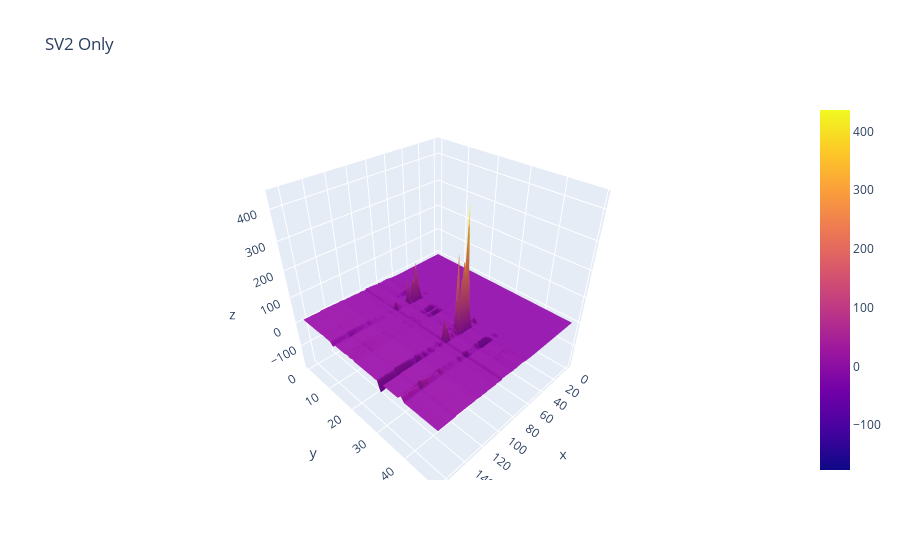

This figure's notebook cell:
### Code cell
approx_uptorank2_meancentered = u[:,:2] @ s[0:2,:2] @ v[:2,:]
approx_justrank2 = approx_uptorank2_meancentered - approx_uptorank1_meancentered + b
fig = go.Figure(data=[go.Surface(z=approx_justrank2)])
fig.update_layout(title='SV2 Only',autosize=True)
fig.show()

### Figure 1 — Plotly figure (JSON) as saved in the notebook; plotly's stock layout.template omitted (floating-point values rounded to 4 significant figures; data arrays with more than 128 entries replaced by an {"elided": "..."} marker saying what was removed)
{"data": [{"type": "surface", "z": {"elided": "50x166 float values"}}], "layout": {"autosize": true, "title": {"text": "SV2 Only"}}}
